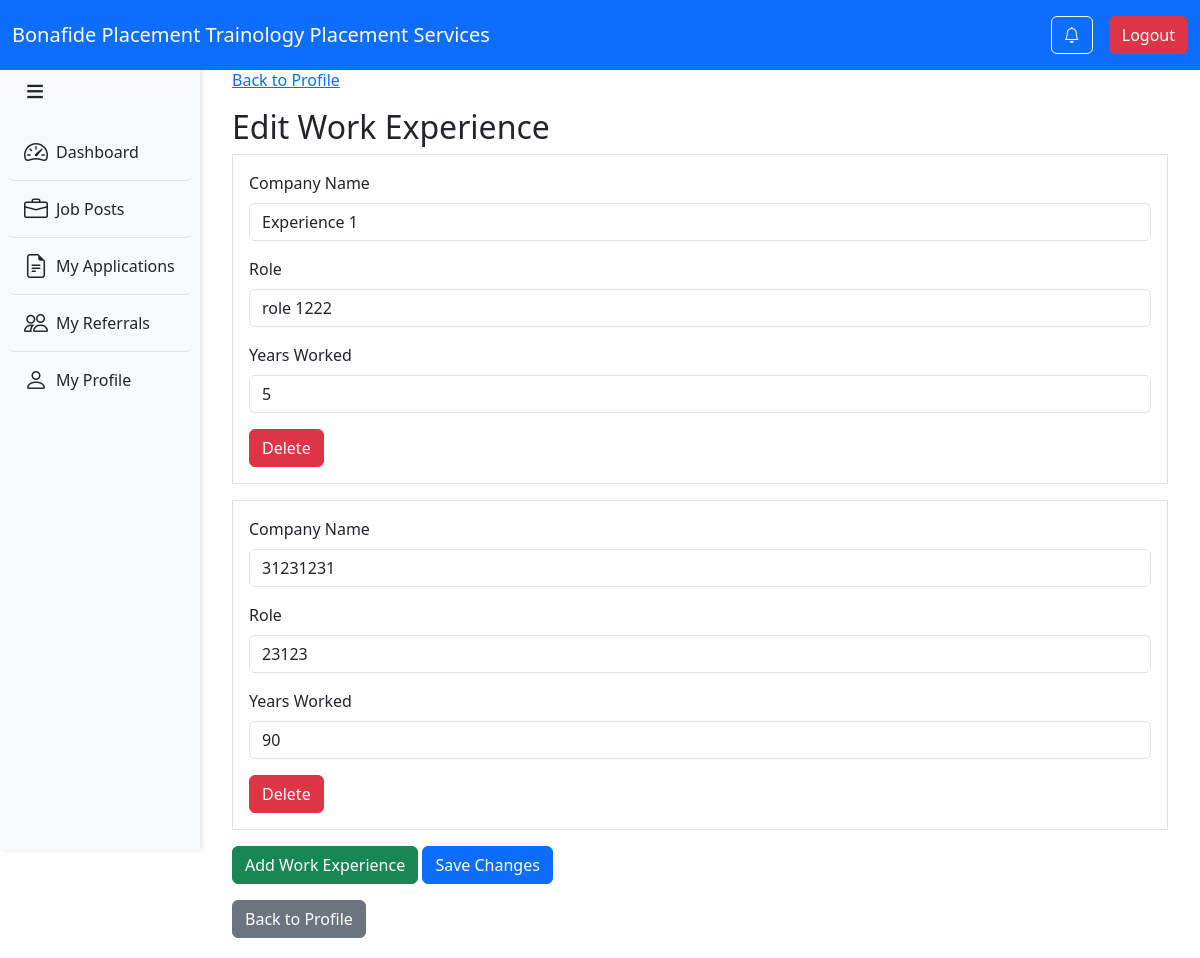
Page /applicant/edit_experience.php (signed in) on the committed database.
### tables this page shows
CREATE TABLE `user_work_experience` (
  `experience_id` int(11) NOT NULL,
  `user_id` int(11) DEFAULT NULL,
  `company_name` varchar(255) DEFAULT NULL,
  `role` varchar(255) DEFAULT NULL,
  `years_worked` int(11) DEFAULT NULL
);

### applicant/edit_experience.php (the view, shortened to what this page needs)
<?php
include 'header.php';
include 'sidebar.php';
$user_id = $_SESSION['user_id'];
$stmt = $pdo->prepare("SELECT * FROM user_work_experience WHERE user_id = ?");
$stmt->execute([$user_id]);
$work_experiences = $stmt->fetchAll(PDO::FETCH_ASSOC);
$stmt = $pdo->prepare("SELECT * FROM user_work_experience WHERE user_id = ?");
$stmt->execute([$user_id]);
$work_experiences = $stmt->fetchAll(PDO::FETCH_ASSOC);
?>
<!DOCTYPE html>
<html lang="en">
<head>
    <link href="https://cdn.jsdelivr.net/npm/bootstrap@5.3.0-alpha1/dist/css/bootstrap.min.css" rel="stylesheet">
</head>
<body>
<div id="content">
    <div class="container mt-5">
    <div class="mb-3">
            <a href="my_profile.php">Back to Profile</a>
    </div>
        <h2>Edit Work Experience</h2>
        <form method="POST">
            <div id="experiencesContainer">
                <?php foreach ($work_experiences as $exp): ?>
                    <div class="experience-group border p-3 mb-3">
                        <div class="mb-3">
                            <label class="form-label">Company Name</label>
                            <input type="text" class="form-control" name="company_name[]" value="<?= htmlspecialchars($exp['company_name']) ?>" required>
                        </div>
                        <div class="mb-3">
                            <label class="form-label">Role</label>
                            <input type="text" class="form-control" name="role[]" value="<?= htmlspecialchars($exp['role']) ?>" required>
                        </div>
                        <div class="mb-3">
                            <label class="form-label">Years Worked</label>
                            <input type="number" class="form-control" name="years_worked[]" value="<?= htmlspecialchars($exp['years_worked']) ?>" min="0" max="90" required>
                        </div>
                        <button type="button" class="btn btn-danger" onclick="confirmDelete(this, <?= $exp['experience_id'] ?>)">Delete</button>
                    </div>
                <?php endforeach; ?>
            </div>
            <button type="button" class="btn btn-success" onclick="addExperience()">Add Work Experience</button>
            <button type="submit" class="btn btn-primary">Save Changes</button>
        </form>
        <a href="my_profile.php" class="btn btn-secondary mt-3">Back to Profile</a>
    </div>
</div>
</body>
</html>

### applicant/header.php (style rules this page uses)
body { margin: 0; padding: 0; min-height: 100vh; padding-top: 60px; }
#content { margin-left: 200px; padding: 20px; transition: margin-left 0.3s ease; padding-bottom: 60px; }

### applicant/sidebar.php (style rules this page uses)
body { margin: 0; padding: 0; }
#content { margin-left: 200px; padding: 20px; transition: margin-left 0.3s ease; }

### rows in the picture
user_work_experience: company_name "Experience 1", role "role 1222", years_worked "5"
user_work_experience: company_name "31231231", role "23123", years_worked "90"
